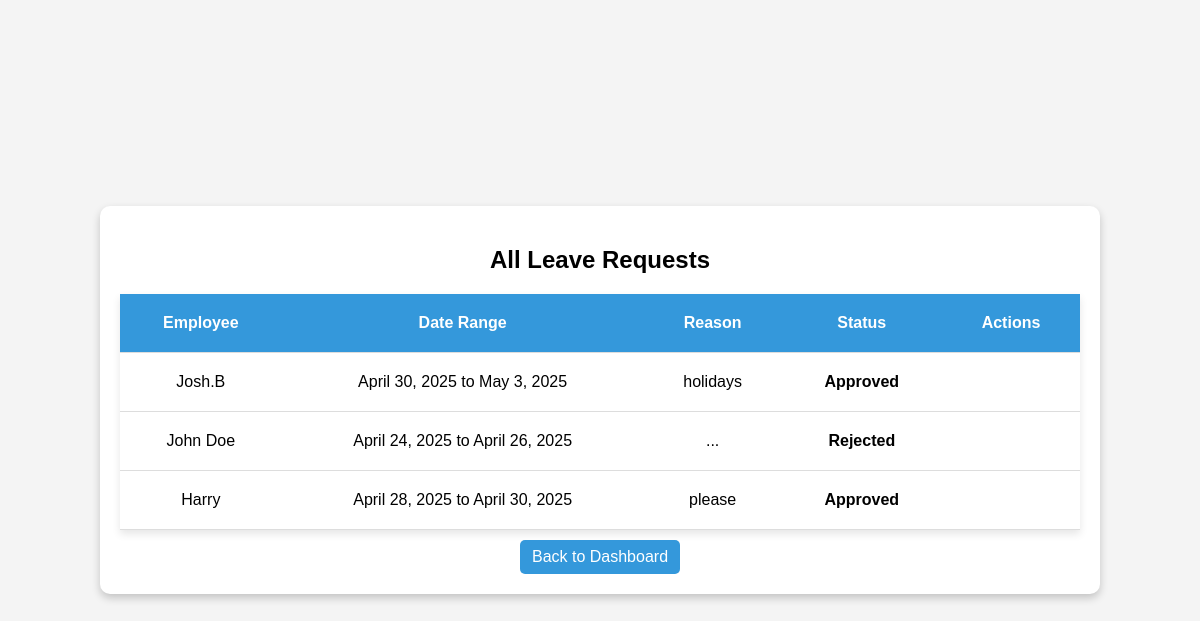
The app's page /leave/requests/ with its own data.
### employees/models.py (models this page shows, shortened)
class LeaveRequest(models.Model):
    STATUS_CHOICES = [
        ('Pending', 'Pending'),
        ('Approved', 'Approved'),
        ('Rejected', 'Rejected'),
    ]
    employee = models.ForeignKey('Employee', on_delete=models.CASCADE, related_name='leave_requests')
    start_date = models.DateField()
    end_date = models.DateField()
    reason = models.TextField()
    status = models.CharField(max_length=10, choices=STATUS_CHOICES, default='Pending')
    requested_at = models.DateTimeField(default=timezone.now)

class Employee(AbstractBaseUser):
    employee_id = models.CharField(max_length=6, unique=True)
    name = models.CharField(max_length=100)
    passcode = models.CharField(max_length=6)
    department = models.ForeignKey(
        Department,
        on_delete=models.CASCADE,
        related_name='employees',
        null=False,
        default=""
    )
    is_manager = models.BooleanField(default=False)
    archived = models.BooleanField(default=False)
    archive_date = models.DateTimeField(null=True, blank=True)
    profile_picture = models.ImageField(upload_to='profile_pictures/', blank=True, null=True,default='profile_pictures/default.jpg')
    objects = EmployeeManager()
    USERNAME_FIELD = 'employee_id'
    REQUIRED_FIELDS = ['name']

### employees/views.py (the view)
# urls.py: path('leave/requests/', views.view_leave_requests, name='view_leave_requests'),
def view_leave_requests(request):
    requests = LeaveRequest.objects.select_related('employee').order_by('-requested_at')
    return render(request, 'employees/view_leave_requests.html', {'leave_requests': requests})

### employees/templates/employees/view_leave_requests.html (shortened to what this page needs)
<!DOCTYPE html>
<html lang="en">
<head>
</head>
<body>
    <div class="container">
        <h2>All Leave Requests</h2>
        <table>
            <tr>
                <th>Employee</th>
                <th>Date Range</th>
                <th>Reason</th>
                <th>Status</th>
                <th>Actions</th>
            </tr>
            {% for request in leave_requests %}
            <tr>
                <td>{{ request.employee.name }}</td>
                <td>{{ request.start_date }} to {{ request.end_date }}</td>
                <td>{{ request.reason }}</td>
                <td class="status">{{ request.status }}</td>
                <td>
                </td>
            </tr>
            {% endfor %}
        </table>
        <a href="{% url 'manager_dashboard' %}" class="back-btn">Back to Dashboard</a>
    </div>
</body>
</html>

### employees/templates/employees/view_leave_requests.html (style rules this page uses)
body { font-family: Arial, sans-serif; background-color: #f4f4f4; display: flex; justify-content: center; align-items: center; height: 100vh; margin: 0; }
.container { background: white; padding: 20px; border-radius: 10px; box-shadow: 0 4px 8px rgba(0, 0, 0, 0.2); text-align: center; width: 80%; }
h2 { text-align: center; }
table { width: 100%; border-collapse: collapse; background: white; box-shadow: 0 4px 8px rgba(0,0,0,0.1); }
th, td { padding: 20px; border-bottom: 1px solid #ddd; text-align: center; }
th { background-color: #3498db; color: white; }
.status { font-weight: bold; }
.back-btn { text-decoration: none; color: white; background-color: #3498db; padding: 8px 12px; border-radius: 5px; display: inline-block; margin-top: 10px; }

### records on screen
LeaveRequest: employee.name "Josh.B", start_date "April 30, 2025", end_date "May 3, 2025", reason "holidays", status "Approved"
LeaveRequest: employee.name "John Doe", start_date "April 24, 2025", end_date "April 26, 2025", reason "...", status "Rejected"
LeaveRequest: employee.name "Harry", start_date "April 28, 2025", end_date "April 30, 2025", reason "please", status "Approved"
